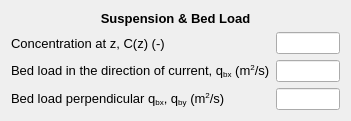
     <widget class="QWidget" name="formLayoutWidget_20">
      <property name="geometry">
       <rect>
        <x>20</x>
        <y>670</y>
        <width>351</width>
        <height>96</height>
       </rect>
      </property>
      <layout class="QFormLayout" name="formLayout_23">
       <item row="0" column="0" colspan="2">
        <widget class="QLabel" name="materialProperties_lbl_6">
         <property name="font">
          <font>
           <family>MS Shell Dlg 2</family>
           <pointsize>10</pointsize>
           <weight>75</weight>
           <bold>true</bold>
          </font>
         </property>
         <property name="text">
          <string>&lt;html&gt;&lt;head/&gt;&lt;body&gt;&lt;p align=&quot;center&quot;&gt;Suspension &amp;amp; Bed Load&lt;/p&gt;&lt;/body&gt;&lt;/html&gt;</string>
         </property>
        </widget>
       </item>
       <item row="1" column="0">
        <widget class="QLabel" name="concentration_wpc_lbl">
         <property name="font">
          <font>
           <family>MS Shell Dlg 2</family>
           <pointsize>10</pointsize>
          </font>
         </property>
         <property name="text">
          <string>Concentration at z, C(z) (-)</string>
         </property>
        </widget>
       </item>
       <item row="1" column="1">
        <widget class="QLineEdit" name="concentration_wpc_txt">
         <property name="readOnly">
          <bool>true</bool>
         </property>
        </widget>
       </item>
       <item row="2" column="0">
        <widget class="QLabel" name="qbx_lbl">
         <property name="font">
          <font>
           <family>MS Shell Dlg 2</family>
           <pointsize>10</pointsize>
          </font>
         </property>
         <property name="text">
          <string>&lt;html&gt;&lt;head/&gt;&lt;body&gt;&lt;p&gt;Bed load in the direction of current, q&lt;span style=&quot; vertical-align:sub;&quot;&gt;bx&lt;/span&gt; (m&lt;span style=&quot; vertical-align:super;&quot;&gt;2&lt;/span&gt;/s)&lt;/p&gt;&lt;/body&gt;&lt;/html&gt;</string>
         </property>
        </widget>
       </item>
       <item row="2" column="1">
        <widget class="QLineEdit" name="qbx_txt">
         <property name="readOnly">
          <bool>true</bool>
         </property>
        </widget>
       </item>
       <item row="3" column="0">
        <widget class="QLabel" name="qby_lbl">
         <property name="font">
          <font>
           <family>MS Shell Dlg 2</family>
           <pointsize>10</pointsize>
          </font>
         </property>
         <property name="text">
          <string>&lt;html&gt;&lt;head/&gt;&lt;body&gt;&lt;p&gt;Bed load perpendicular q&lt;span style=&quot; vertical-align:sub;&quot;&gt;bx&lt;/span&gt;, q&lt;span style=&quot; vertical-align:sub;&quot;&gt;by&lt;/span&gt; (m&lt;span style=&quot; vertical-align:super;&quot;&gt;2&lt;/span&gt;/s)&lt;/p&gt;&lt;/body&gt;&lt;/html&gt;</string>
         </property>
        </widget>
       </item>
       <item row="3" column="1">
        <widget class="QLineEdit" name="qby_txt">
         <property name="readOnly">
          <bool>true</bool>
         </property>
        </widget>
       </item>
      </layout>
     </widget>
